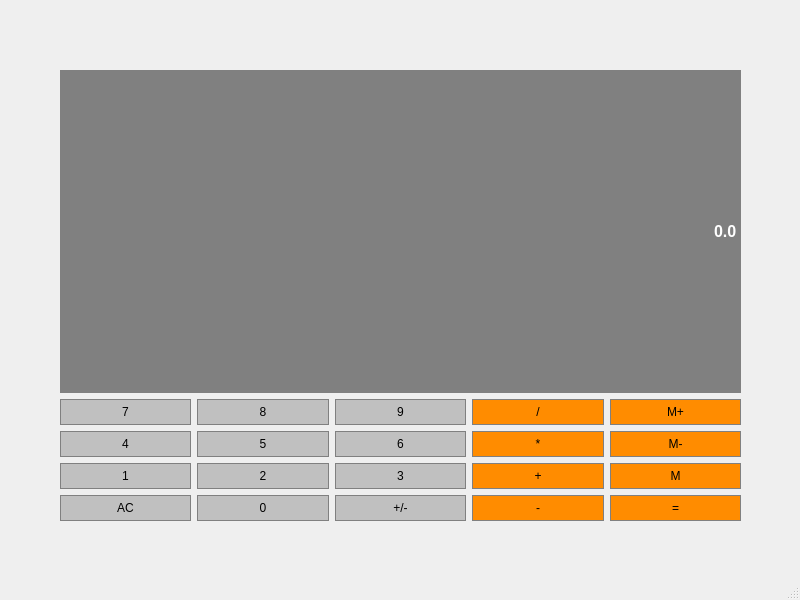
<?xml version="1.0" encoding="UTF-8"?>
<ui version="4.0">
 <class>Calculator</class>
 <widget class="QMainWindow" name="Calculator">
  <property name="geometry">
   <rect>
    <x>0</x>
    <y>0</y>
    <width>800</width>
    <height>600</height>
   </rect>
  </property>
  <property name="windowTitle">
   <string>Calculator</string>
  </property>
  <widget class="QWidget" name="centralwidget">
   <widget class="QWidget" name="gridLayoutWidget">
    <property name="geometry">
     <rect>
      <x>60</x>
      <y>70</y>
      <width>681</width>
      <height>451</height>
     </rect>
    </property>
    <layout class="QGridLayout" name="gridLayout">
     <item row="1" column="0">
      <layout class="QGridLayout" name="gridLayout_5">
       <item row="0" column="0">
        <widget class="QPushButton" name="Button7">
         <property name="sizePolicy">
          <sizepolicy hsizetype="Preferred" vsizetype="Preferred">
           <horstretch>0</horstretch>
           <verstretch>0</verstretch>
          </sizepolicy>
         </property>
         <property name="styleSheet">
          <string notr="true">QPushButton {
     background-color: #C0C0C0; border: 1px solid gray;
	border-radius: 0px;
	padding: 5px;
}
QPushButton:pressed {
    background-color: #A9A9A9; border: 1px solid gray;
	border-radius: 0px;
	padding: 5px;
}</string>
         </property>
         <property name="text">
          <string>7</string>
         </property>
        </widget>
       </item>
       <item row="0" column="1">
        <widget class="QPushButton" name="Button8">
         <property name="sizePolicy">
          <sizepolicy hsizetype="Preferred" vsizetype="Preferred">
           <horstretch>0</horstretch>
           <verstretch>0</verstretch>
          </sizepolicy>
         </property>
         <property name="styleSheet">
          <string notr="true">QPushButton {
     background-color: #C0C0C0; border: 1px solid gray;
	border-radius: 0px;
	padding: 5px;
}
QPushButton:pressed {
    background-color: #A9A9A9; border: 1px solid gray;
	border-radius: 0px;
	padding: 5px;
}</string>
         </property>
         <property name="text">
          <string>8</string>
         </property>
        </widget>
       </item>
       <item row="0" column="2">
        <widget class="QPushButton" name="Button9">
         <property name="sizePolicy">
          <sizepolicy hsizetype="Preferred" vsizetype="Preferred">
           <horstretch>0</horstretch>
           <verstretch>0</verstretch>
          </sizepolicy>
         </property>
         <property name="styleSheet">
          <string notr="true">QPushButton {
     background-color: #C0C0C0; border: 1px solid gray;
	border-radius: 0px;
	padding: 5px;
}
QPushButton:pressed {
    background-color: #A9A9A9; border: 1px solid gray;
	border-radius: 0px;
	padding: 5px;
}</string>
         </property>
         <property name="text">
          <string>9</string>
         </property>
        </widget>
       </item>
       <item row="0" column="3">
        <widget class="QPushButton" name="Divide">
         <property name="sizePolicy">
          <sizepolicy hsizetype="Preferred" vsizetype="Preferred">
           <horstretch>0</horstretch>
           <verstretch>0</verstretch>
          </sizepolicy>
         </property>
         <property name="styleSheet">
          <string notr="true">QPushButton {
     background-color: #FF8C00; border: 1px solid gray;
	border-radius: 0px;
	padding: 5px;
}
QPushButton:pressed {
    background-color: #A9A9A9; border: 1px solid gray;
	border-radius: 0px;
	padding: 5px;
}</string>
         </property>
         <property name="text">
          <string>/</string>
         </property>
        </widget>
       </item>
       <item row="0" column="4">
        <widget class="QPushButton" name="MemAdd">
         <property name="sizePolicy">
          <sizepolicy hsizetype="Preferred" vsizetype="Preferred">
           <horstretch>0</horstretch>
           <verstretch>0</verstretch>
          </sizepolicy>
         </property>
         <property name="styleSheet">
          <string notr="true">QPushButton {
     background-color: #FF8C00; border: 1px solid gray;
	border-radius: 0px;
	padding: 5px;
}
QPushButton:pressed {
    background-color: #A9A9A9; border: 1px solid gray;
	border-radius: 0px;
	padding: 5px;
}</string>
         </property>
         <property name="text">
          <string>M+</string>
         </property>
        </widget>
       </item>
       <item row="1" column="0">
        <widget class="QPushButton" name="Button4">
         <property name="sizePolicy">
          <sizepolicy hsizetype="Preferred" vsizetype="Preferred">
           <horstretch>0</horstretch>
           <verstretch>0</verstretch>
          </sizepolicy>
         </property>
         <property name="styleSheet">
          <string notr="true">QPushButton {
     background-color: #C0C0C0; border: 1px solid gray;
	border-radius: 0px;
	padding: 5px;
}
QPushButton:pressed {
    background-color: #A9A9A9; border: 1px solid gray;
	border-radius: 0px;
	padding: 5px;
}</string>
         </property>
         <property name="text">
          <string>4</string>
         </property>
        </widget>
       </item>
       <item row="1" column="1">
        <widget class="QPushButton" name="Button5">
         <property name="sizePolicy">
          <sizepolicy hsizetype="Preferred" vsizetype="Preferred">
           <horstretch>0</horstretch>
           <verstretch>0</verstretch>
          </sizepolicy>
         </property>
         <property name="styleSheet">
          <string notr="true">QPushButton {
     background-color: #C0C0C0; border: 1px solid gray;
	border-radius: 0px;
	padding: 5px;
}
QPushButton:pressed {
    background-color: #A9A9A9; border: 1px solid gray;
	border-radius: 0px;
	padding: 5px;
}</string>
         </property>
         <property name="text">
          <string>5</string>
         </property>
        </widget>
       </item>
       <item row="1" column="2">
        <widget class="QPushButton" name="Button6">
         <property name="sizePolicy">
          <sizepolicy hsizetype="Preferred" vsizetype="Preferred">
           <horstretch>0</horstretch>
           <verstretch>0</verstretch>
          </sizepolicy>
         </property>
         <property name="styleSheet">
          <string notr="true">QPushButton {
     background-color: #C0C0C0; border: 1px solid gray;
	border-radius: 0px;
	padding: 5px;
}
QPushButton:pressed {
    background-color: #A9A9A9; border: 1px solid gray;
	border-radius: 0px;
	padding: 5px;
}</string>
         </property>
         <property name="text">
          <string>6</string>
         </property>
        </widget>
       </item>
       <item row="1" column="3">
        <widget class="QPushButton" name="Multiply">
         <property name="sizePolicy">
          <sizepolicy hsizetype="Preferred" vsizetype="Preferred">
           <horstretch>0</horstretch>
           <verstretch>0</verstretch>
          </sizepolicy>
         </property>
         <property name="styleSheet">
          <string notr="true">QPushButton {
     background-color: #FF8C00; border: 1px solid gray;
	border-radius: 0px;
	padding: 5px;
}
QPushButton:pressed {
    background-color: #A9A9A9; border: 1px solid gray;
	border-radius: 0px;
	padding: 5px;
}</string>
         </property>
         <property name="text">
          <string>*</string>
         </property>
        </widget>
       </item>
       <item row="1" column="4">
        <widget class="QPushButton" name="MemClear">
         <property name="sizePolicy">
          <sizepolicy hsizetype="Preferred" vsizetype="Preferred">
           <horstretch>0</horstretch>
           <verstretch>0</verstretch>
          </sizepolicy>
         </property>
         <property name="styleSheet">
          <string notr="true">QPushButton {
     background-color: #FF8C00; border: 1px solid gray;
	border-radius: 0px;
	padding: 5px;
}
QPushButton:pressed {
    background-color: #A9A9A9; border: 1px solid gray;
	border-radius: 0px;
	padding: 5px;
}</string>
         </property>
         <property name="text">
          <string>M-</string>
         </property>
        </widget>
       </item>
       <item row="2" column="0">
        <widget class="QPushButton" name="Button1">
         <property name="sizePolicy">
          <sizepolicy hsizetype="Preferred" vsizetype="Preferred">
           <horstretch>0</horstretch>
           <verstretch>0</verstretch>
          </sizepolicy>
         </property>
         <property name="styleSheet">
          <string notr="true">QPushButton {
     background-color: #C0C0C0; border: 1px solid gray;
	border-radius: 0px;
	padding: 5px;
}
QPushButton:pressed {
    background-color: #A9A9A9; border: 1px solid gray;
	border-radius: 0px;
	padding: 5px;
}</string>
         </property>
         <property name="text">
          <string>1</string>
         </property>
        </widget>
       </item>
       <item row="2" column="1">
        <widget class="QPushButton" name="Button2">
         <property name="sizePolicy">
          <sizepolicy hsizetype="Preferred" vsizetype="Preferred">
           <horstretch>0</horstretch>
           <verstretch>0</verstretch>
          </sizepolicy>
         </property>
         <property name="styleSheet">
          <string notr="true">QPushButton {
     background-color: #C0C0C0; border: 1px solid gray;
	border-radius: 0px;
	padding: 5px;
}
QPushButton:pressed {
    background-color: #A9A9A9; border: 1px solid gray;
	border-radius: 0px;
	padding: 5px;
}</string>
         </property>
         <property name="text">
          <string>2</string>
         </property>
        </widget>
       </item>
       <item row="2" column="2">
        <widget class="QPushButton" name="Button3">
         <property name="sizePolicy">
          <sizepolicy hsizetype="Preferred" vsizetype="Preferred">
           <horstretch>0</horstretch>
           <verstretch>0</verstretch>
          </sizepolicy>
         </property>
         <property name="styleSheet">
          <string notr="true">QPushButton {
     background-color: #C0C0C0; border: 1px solid gray;
	border-radius: 0px;
	padding: 5px;
}
QPushButton:pressed {
    background-color: #A9A9A9; border: 1px solid gray;
	border-radius: 0px;
	padding: 5px;
}</string>
         </property>
         <property name="text">
          <string>3</string>
         </property>
        </widget>
       </item>
       <item row="2" column="3">
        <widget class="QPushButton" name="Add">
         <property name="sizePolicy">
          <sizepolicy hsizetype="Preferred" vsizetype="Preferred">
           <horstretch>0</horstretch>
           <verstretch>0</verstretch>
          </sizepolicy>
         </property>
         <property name="styleSheet">
          <string notr="true">QPushButton {
     background-color: #FF8C00; border: 1px solid gray;
	border-radius: 0px;
	padding: 5px;
}
QPushButton:pressed {
    background-color: #A9A9A9; border: 1px solid gray;
	border-radius: 0px;
	padding: 5px;
}</string>
         </property>
         <property name="text">
          <string>+</string>
         </property>
        </widget>
       </item>
       <item row="2" column="4">
        <widget class="QPushButton" name="MemGet">
         <property name="sizePolicy">
          <sizepolicy hsizetype="Preferred" vsizetype="Preferred">
           <horstretch>0</horstretch>
           <verstretch>0</verstretch>
          </sizepolicy>
         </property>
         <property name="styleSheet">
          <string notr="true">QPushButton {
     background-color: #FF8C00; border: 1px solid gray;
	border-radius: 0px;
	padding: 5px;
}
QPushButton:pressed {
    background-color: #A9A9A9; border: 1px solid gray;
	border-radius: 0px;
	padding: 5px;
}</string>
         </property>
         <property name="text">
          <string>M</string>
         </property>
        </widget>
       </item>
       <item row="3" column="0">
        <widget class="QPushButton" name="Clear">
         <property name="sizePolicy">
          <sizepolicy hsizetype="Preferred" vsizetype="Preferred">
           <horstretch>0</horstretch>
           <verstretch>0</verstretch>
          </sizepolicy>
         </property>
         <property name="styleSheet">
          <string notr="true">QPushButton {
     background-color: #C0C0C0; border: 1px solid gray;
	border-radius: 0px;
	padding: 5px;
}
QPushButton:pressed {
    background-color: #A9A9A9; border: 1px solid gray;
	border-radius: 0px;
	padding: 5px;
}</string>
         </property>
         <property name="text">
          <string>AC</string>
         </property>
        </widget>
       </item>
       <item row="3" column="1">
        <widget class="QPushButton" name="Button0">
         <property name="sizePolicy">
          <sizepolicy hsizetype="Preferred" vsizetype="Preferred">
           <horstretch>0</horstretch>
           <verstretch>0</verstretch>
          </sizepolicy>
         </property>
         <property name="styleSheet">
          <string notr="true">QPushButton {
     background-color: #C0C0C0; border: 1px solid gray;
	border-radius: 0px;
	padding: 5px;
}
QPushButton:pressed {
    background-color: #A9A9A9; border: 1px solid gray;
	border-radius: 0px;
	padding: 5px;
}</string>
         </property>
         <property name="text">
          <string>0</string>
         </property>
        </widget>
       </item>
       <item row="3" column="2">
        <widget class="QPushButton" name="ChangeSign">
         <property name="sizePolicy">
          <sizepolicy hsizetype="Preferred" vsizetype="Preferred">
           <horstretch>0</horstretch>
           <verstretch>0</verstretch>
          </sizepolicy>
         </property>
         <property name="styleSheet">
          <string notr="true">QPushButton {
     background-color: #C0C0C0; border: 1px solid gray;
	border-radius: 0px;
	padding: 5px;
}
QPushButton:pressed {
    background-color: #A9A9A9; border: 1px solid gray;
	border-radius: 0px;
	padding: 5px;
}</string>
         </property>
         <property name="text">
          <string>+/-</string>
         </property>
        </widget>
       </item>
       <item row="3" column="3">
        <widget class="QPushButton" name="Subtract">
         <property name="sizePolicy">
          <sizepolicy hsizetype="Preferred" vsizetype="Preferred">
           <horstretch>0</horstretch>
           <verstretch>0</verstretch>
          </sizepolicy>
         </property>
         <property name="styleSheet">
          <string notr="true">QPushButton {
     background-color: #FF8C00; border: 1px solid gray;
	border-radius: 0px;
	padding: 5px;
}
QPushButton:pressed {
    background-color: #A9A9A9; border: 1px solid gray;
	border-radius: 0px;
	padding: 5px;
}</string>
         </property>
         <property name="text">
          <string>-</string>
         </property>
        </widget>
       </item>
       <item row="3" column="4">
        <widget class="QPushButton" name="Equals">
         <property name="sizePolicy">
          <sizepolicy hsizetype="Preferred" vsizetype="Preferred">
           <horstretch>0</horstretch>
           <verstretch>0</verstretch>
          </sizepolicy>
         </property>
         <property name="styleSheet">
          <string notr="true">QPushButton {
     background-color: #FF8C00; border: 1px solid gray;
	border-radius: 0px;
	padding: 5px;
}
QPushButton:pressed {
    background-color: #A9A9A9; border: 1px solid gray;
	border-radius: 0px;
	padding: 5px;
}</string>
         </property>
         <property name="text">
          <string>=</string>
         </property>
        </widget>
       </item>
      </layout>
     </item>
     <item row="0" column="0">
      <widget class="QLineEdit" name="Display">
       <property name="sizePolicy">
        <sizepolicy hsizetype="Preferred" vsizetype="Expanding">
         <horstretch>0</horstretch>
         <verstretch>0</verstretch>
        </sizepolicy>
       </property>
       <property name="font">
        <font>
         <family>Arial</family>
         <pointsize>12</pointsize>
         <weight>75</weight>
         <bold>true</bold>
        </font>
       </property>
       <property name="contextMenuPolicy">
        <enum>Qt::PreventContextMenu</enum>
       </property>
       <property name="layoutDirection">
        <enum>Qt::LeftToRight</enum>
       </property>
       <property name="styleSheet">
        <string notr="true">QLineEdit {
     background-color: gray; border: 1px solid gray;
	color: #ffffff;}</string>
       </property>
       <property name="text">
        <string>0.0</string>
       </property>
       <property name="alignment">
        <set>Qt::AlignRight|Qt::AlignTrailing|Qt::AlignVCenter</set>
       </property>
      </widget>
     </item>
    </layout>
   </widget>
  </widget>
  <widget class="QMenuBar" name="menubar">
   <property name="geometry">
    <rect>
     <x>0</x>
     <y>0</y>
     <width>800</width>
     <height>25</height>
    </rect>
   </property>
  </widget>
  <widget class="QStatusBar" name="statusbar"/>
 </widget>
 <resources/>
 <connections/>
</ui>
